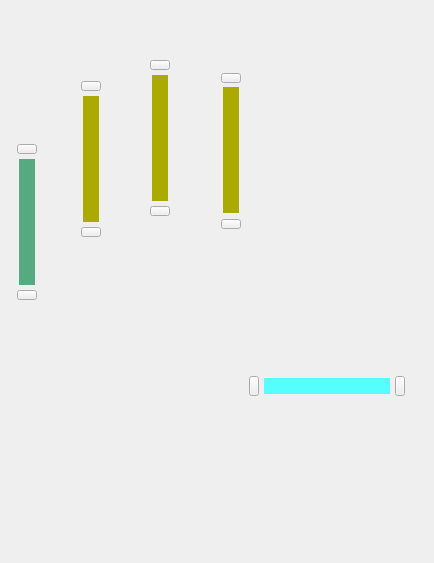
<?xml version="1.0" encoding="UTF-8"?>
<ui version="4.0">
 <class>CHandScopeWidget</class>
 <widget class="QWidget" name="CHandScopeWidget">
  <property name="geometry">
   <rect>
    <x>0</x>
    <y>0</y>
    <width>434</width>
    <height>563</height>
   </rect>
  </property>
  <property name="minimumSize">
   <size>
    <width>434</width>
    <height>563</height>
   </size>
  </property>
  <property name="windowTitle">
   <string>Form</string>
  </property>
  <widget class="QStackedWidget" name="stackedWidget">
   <property name="geometry">
    <rect>
     <x>0</x>
     <y>0</y>
     <width>434</width>
     <height>563</height>
    </rect>
   </property>
   <property name="currentIndex">
    <number>0</number>
   </property>
   <widget class="QWidget" name="leftHand_Page">
    <widget class="QGroupBox" name="left_GroupBox">
     <property name="geometry">
      <rect>
       <x>0</x>
       <y>0</y>
       <width>434</width>
       <height>563</height>
      </rect>
     </property>
     <property name="styleSheet">
      <string notr="true">#left_GroupBox{border:none;}
#left_GroupBox{border-image: url(:/new/prefix1/source/left.png);}
</string>
     </property>
     <property name="title">
      <string/>
     </property>
     <widget class="CProcessBar" name="finger4L_Widget" native="true">
      <property name="geometry">
       <rect>
        <x>19</x>
        <y>159</y>
        <width>16</width>
        <height>126</height>
       </rect>
      </property>
      <property name="styleSheet">
       <string notr="true">background-color: rgb(85, 170, 127);</string>
      </property>
     </widget>
     <widget class="CProcessBar" name="finger3L_Widget" native="true">
      <property name="geometry">
       <rect>
        <x>83</x>
        <y>96</y>
        <width>16</width>
        <height>126</height>
       </rect>
      </property>
      <property name="styleSheet">
       <string notr="true">background-color: rgb(170, 170, 0);</string>
      </property>
     </widget>
     <widget class="CProcessBar" name="finger2L_Widget" native="true">
      <property name="geometry">
       <rect>
        <x>152</x>
        <y>75</y>
        <width>16</width>
        <height>126</height>
       </rect>
      </property>
      <property name="styleSheet">
       <string notr="true">background-color: rgb(170, 170, 0);</string>
      </property>
     </widget>
     <widget class="CProcessBar" name="finger1L_Widget" native="true">
      <property name="geometry">
       <rect>
        <x>223</x>
        <y>87</y>
        <width>16</width>
        <height>126</height>
       </rect>
      </property>
      <property name="styleSheet">
       <string notr="true">background-color: rgb(170, 170, 0);</string>
      </property>
     </widget>
     <widget class="CProcessBar" name="finger0L_Widget" native="true">
      <property name="geometry">
       <rect>
        <x>264</x>
        <y>378</y>
        <width>126</width>
        <height>16</height>
       </rect>
      </property>
      <property name="styleSheet">
       <string notr="true">background-color: rgb(85, 255, 255);</string>
      </property>
     </widget>
     <widget class="QPushButton" name="LUp4_Btn">
      <property name="geometry">
       <rect>
        <x>17</x>
        <y>144</y>
        <width>20</width>
        <height>10</height>
       </rect>
      </property>
      <property name="styleSheet">
       <string notr="true">QPushButton{border-image: url(:/new/prefix1/source/buttons/generalButton/arrows/up.png);}
QPushButton:hover{border-image: url(:/new/prefix1/source/buttons/generalButton/arrows/upHover.png);}</string>
      </property>
      <property name="text">
       <string/>
      </property>
      <property name="autoRepeat">
       <bool>true</bool>
      </property>
     </widget>
     <widget class="QPushButton" name="LUp3_Btn">
      <property name="geometry">
       <rect>
        <x>81</x>
        <y>81</y>
        <width>20</width>
        <height>10</height>
       </rect>
      </property>
      <property name="styleSheet">
       <string notr="true">QPushButton{border-image: url(:/new/prefix1/source/buttons/generalButton/arrows/up.png);}
QPushButton:hover{border-image: url(:/new/prefix1/source/buttons/generalButton/arrows/upHover.png);}</string>
      </property>
      <property name="text">
       <string/>
      </property>
      <property name="autoRepeat">
       <bool>true</bool>
      </property>
     </widget>
     <widget class="QPushButton" name="LUp2_Btn">
      <property name="geometry">
       <rect>
        <x>150</x>
        <y>60</y>
        <width>20</width>
        <height>10</height>
       </rect>
      </property>
      <property name="styleSheet">
       <string notr="true">QPushButton{border-image: url(:/new/prefix1/source/buttons/generalButton/arrows/up.png);}
QPushButton:hover{border-image: url(:/new/prefix1/source/buttons/generalButton/arrows/upHover.png);}</string>
      </property>
      <property name="text">
       <string/>
      </property>
      <property name="autoRepeat">
       <bool>true</bool>
      </property>
     </widget>
     <widget class="QPushButton" name="LUp1_Btn">
      <property name="geometry">
       <rect>
        <x>221</x>
        <y>73</y>
        <width>20</width>
        <height>10</height>
       </rect>
      </property>
      <property name="styleSheet">
       <string notr="true">QPushButton{border-image: url(:/new/prefix1/source/buttons/generalButton/arrows/up.png);}
QPushButton:hover{border-image: url(:/new/prefix1/source/buttons/generalButton/arrows/upHover.png);}</string>
      </property>
      <property name="text">
       <string/>
      </property>
      <property name="autoRepeat">
       <bool>true</bool>
      </property>
     </widget>
     <widget class="QPushButton" name="LDown4_Btn">
      <property name="geometry">
       <rect>
        <x>17</x>
        <y>290</y>
        <width>20</width>
        <height>10</height>
       </rect>
      </property>
      <property name="styleSheet">
       <string notr="true">QPushButton{border-image: url(:/new/prefix1/source/buttons/generalButton/arrows/down.png);}
QPushButton:hover{border-image: url(:/new/prefix1/source/buttons/generalButton/arrows/downHover.png);}</string>
      </property>
      <property name="text">
       <string/>
      </property>
      <property name="autoRepeat">
       <bool>true</bool>
      </property>
     </widget>
     <widget class="QPushButton" name="LDown3_Btn">
      <property name="geometry">
       <rect>
        <x>81</x>
        <y>227</y>
        <width>20</width>
        <height>10</height>
       </rect>
      </property>
      <property name="styleSheet">
       <string notr="true">QPushButton{border-image: url(:/new/prefix1/source/buttons/generalButton/arrows/down.png);}
QPushButton:hover{border-image: url(:/new/prefix1/source/buttons/generalButton/arrows/downHover.png);}</string>
      </property>
      <property name="text">
       <string/>
      </property>
      <property name="autoRepeat">
       <bool>true</bool>
      </property>
     </widget>
     <widget class="QPushButton" name="LDown2_Btn">
      <property name="geometry">
       <rect>
        <x>150</x>
        <y>206</y>
        <width>20</width>
        <height>10</height>
       </rect>
      </property>
      <property name="styleSheet">
       <string notr="true">QPushButton{border-image: url(:/new/prefix1/source/buttons/generalButton/arrows/down.png);}
QPushButton:hover{border-image: url(:/new/prefix1/source/buttons/generalButton/arrows/downHover.png);}</string>
      </property>
      <property name="text">
       <string/>
      </property>
      <property name="autoRepeat">
       <bool>true</bool>
      </property>
     </widget>
     <widget class="QPushButton" name="LDown1_Btn">
      <property name="geometry">
       <rect>
        <x>221</x>
        <y>219</y>
        <width>20</width>
        <height>10</height>
       </rect>
      </property>
      <property name="styleSheet">
       <string notr="true">QPushButton{border-image: url(:/new/prefix1/source/buttons/generalButton/arrows/down.png);}
QPushButton:hover{border-image: url(:/new/prefix1/source/buttons/generalButton/arrows/downHover.png);}</string>
      </property>
      <property name="text">
       <string/>
      </property>
      <property name="autoRepeat">
       <bool>true</bool>
      </property>
     </widget>
     <widget class="QPushButton" name="LLeft0_Btn">
      <property name="geometry">
       <rect>
        <x>249</x>
        <y>376</y>
        <width>10</width>
        <height>20</height>
       </rect>
      </property>
      <property name="styleSheet">
       <string notr="true">QPushButton{border-image: url(:/new/prefix1/source/buttons/generalButton/arrows/left.png);}
QPushButton:hover{border-image: url(:/new/prefix1/source/buttons/generalButton/arrows/leftHover.png);}</string>
      </property>
      <property name="text">
       <string/>
      </property>
      <property name="autoRepeat">
       <bool>true</bool>
      </property>
     </widget>
     <widget class="QPushButton" name="LRight0_Btn">
      <property name="geometry">
       <rect>
        <x>395</x>
        <y>376</y>
        <width>10</width>
        <height>20</height>
       </rect>
      </property>
      <property name="styleSheet">
       <string notr="true">QPushButton{border-image: url(:/new/prefix1/source/buttons/generalButton/arrows/right.png);}
QPushButton:hover{border-image: url(:/new/prefix1/source/buttons/generalButton/arrows/rightHover.png);}</string>
      </property>
      <property name="text">
       <string/>
      </property>
      <property name="autoRepeat">
       <bool>true</bool>
      </property>
     </widget>
    </widget>
   </widget>
   <widget class="QWidget" name="rightHand_Page">
    <widget class="QGroupBox" name="right_GroupBox">
     <property name="geometry">
      <rect>
       <x>0</x>
       <y>0</y>
       <width>434</width>
       <height>563</height>
      </rect>
     </property>
     <property name="styleSheet">
      <string notr="true">QGroupBox{border:none;}
QGroupBox{border-image: url(:/new/prefix1/source/right.png);}</string>
     </property>
     <property name="title">
      <string/>
     </property>
     <widget class="CProcessBar" name="finger1R_Widget" native="true">
      <property name="geometry">
       <rect>
        <x>195</x>
        <y>88</y>
        <width>16</width>
        <height>126</height>
       </rect>
      </property>
      <property name="styleSheet">
       <string notr="true">background-color: rgb(170, 170, 0);</string>
      </property>
     </widget>
     <widget class="CProcessBar" name="finger2R_Widget" native="true">
      <property name="geometry">
       <rect>
        <x>266</x>
        <y>75</y>
        <width>16</width>
        <height>126</height>
       </rect>
      </property>
      <property name="styleSheet">
       <string notr="true">background-color: rgb(170, 170, 0);</string>
      </property>
     </widget>
     <widget class="CProcessBar" name="finger3R_Widget" native="true">
      <property name="geometry">
       <rect>
        <x>335</x>
        <y>96</y>
        <width>16</width>
        <height>126</height>
       </rect>
      </property>
      <property name="styleSheet">
       <string notr="true">background-color: rgb(170, 170, 0);</string>
      </property>
     </widget>
     <widget class="CProcessBar" name="finger4R_Widget" native="true">
      <property name="geometry">
       <rect>
        <x>399</x>
        <y>159</y>
        <width>16</width>
        <height>126</height>
       </rect>
      </property>
      <property name="styleSheet">
       <string notr="true">background-color: rgb(170, 170, 0);</string>
      </property>
     </widget>
     <widget class="CProcessBar" name="finger0R_Widget" native="true">
      <property name="geometry">
       <rect>
        <x>44</x>
        <y>378</y>
        <width>126</width>
        <height>16</height>
       </rect>
      </property>
      <property name="styleSheet">
       <string notr="true">background-color: rgb(85, 255, 255);</string>
      </property>
     </widget>
     <widget class="QPushButton" name="RDown2_Btn">
      <property name="geometry">
       <rect>
        <x>264</x>
        <y>206</y>
        <width>20</width>
        <height>10</height>
       </rect>
      </property>
      <property name="styleSheet">
       <string notr="true">QPushButton{border-image: url(:/new/prefix1/source/buttons/generalButton/arrows/down.png);}
QPushButton:hover{border-image: url(:/new/prefix1/source/buttons/generalButton/arrows/downHover.png);}</string>
      </property>
      <property name="text">
       <string/>
      </property>
      <property name="autoRepeat">
       <bool>true</bool>
      </property>
     </widget>
     <widget class="QPushButton" name="RUp3_Btn">
      <property name="geometry">
       <rect>
        <x>333</x>
        <y>81</y>
        <width>20</width>
        <height>10</height>
       </rect>
      </property>
      <property name="styleSheet">
       <string notr="true">QPushButton{border-image: url(:/new/prefix1/source/buttons/generalButton/arrows/up.png);}
QPushButton:hover{border-image: url(:/new/prefix1/source/buttons/generalButton/arrows/upHover.png);}</string>
      </property>
      <property name="text">
       <string/>
      </property>
      <property name="autoRepeat">
       <bool>true</bool>
      </property>
     </widget>
     <widget class="QPushButton" name="RUp2_Btn">
      <property name="geometry">
       <rect>
        <x>264</x>
        <y>60</y>
        <width>20</width>
        <height>10</height>
       </rect>
      </property>
      <property name="styleSheet">
       <string notr="true">QPushButton{border-image: url(:/new/prefix1/source/buttons/generalButton/arrows/up.png);}
QPushButton:hover{border-image: url(:/new/prefix1/source/buttons/generalButton/arrows/upHover.png);}</string>
      </property>
      <property name="text">
       <string/>
      </property>
      <property name="autoRepeat">
       <bool>true</bool>
      </property>
     </widget>
     <widget class="QPushButton" name="RDown4_Btn">
      <property name="geometry">
       <rect>
        <x>397</x>
        <y>290</y>
        <width>20</width>
        <height>10</height>
       </rect>
      </property>
      <property name="styleSheet">
       <string notr="true">QPushButton{border-image: url(:/new/prefix1/source/buttons/generalButton/arrows/down.png);}
QPushButton:hover{border-image: url(:/new/prefix1/source/buttons/generalButton/arrows/downHover.png);}</string>
      </property>
      <property name="text">
       <string/>
      </property>
      <property name="autoRepeat">
       <bool>true</bool>
      </property>
     </widget>
     <widget class="QPushButton" name="RDown1_Btn">
      <property name="geometry">
       <rect>
        <x>193</x>
        <y>219</y>
        <width>20</width>
        <height>10</height>
       </rect>
      </property>
      <property name="styleSheet">
       <string notr="true">QPushButton{border-image: url(:/new/prefix1/source/buttons/generalButton/arrows/down.png);}
QPushButton:hover{border-image: url(:/new/prefix1/source/buttons/generalButton/arrows/downHover.png);}</string>
      </property>
      <property name="text">
       <string/>
      </property>
      <property name="autoRepeat">
       <bool>true</bool>
      </property>
     </widget>
     <widget class="QPushButton" name="RDown3_Btn">
      <property name="geometry">
       <rect>
        <x>333</x>
        <y>227</y>
        <width>20</width>
        <height>10</height>
       </rect>
      </property>
      <property name="styleSheet">
       <string notr="true">QPushButton{border-image: url(:/new/prefix1/source/buttons/generalButton/arrows/down.png);}
QPushButton:hover{border-image: url(:/new/prefix1/source/buttons/generalButton/arrows/downHover.png);}</string>
      </property>
      <property name="text">
       <string/>
      </property>
      <property name="autoRepeat">
       <bool>true</bool>
      </property>
     </widget>
     <widget class="QPushButton" name="RUp1_Btn">
      <property name="geometry">
       <rect>
        <x>193</x>
        <y>73</y>
        <width>20</width>
        <height>10</height>
       </rect>
      </property>
      <property name="styleSheet">
       <string notr="true">QPushButton{border-image: url(:/new/prefix1/source/buttons/generalButton/arrows/up.png);}
QPushButton:hover{border-image: url(:/new/prefix1/source/buttons/generalButton/arrows/upHover.png);}</string>
      </property>
      <property name="text">
       <string/>
      </property>
      <property name="autoRepeat">
       <bool>true</bool>
      </property>
     </widget>
     <widget class="QPushButton" name="RUp4_Btn">
      <property name="geometry">
       <rect>
        <x>397</x>
        <y>144</y>
        <width>20</width>
        <height>10</height>
       </rect>
      </property>
      <property name="styleSheet">
       <string notr="true">QPushButton{border-image: url(:/new/prefix1/source/buttons/generalButton/arrows/up.png);}
QPushButton:hover{border-image: url(:/new/prefix1/source/buttons/generalButton/arrows/upHover.png);}</string>
      </property>
      <property name="text">
       <string/>
      </property>
      <property name="autoRepeat">
       <bool>true</bool>
      </property>
     </widget>
     <widget class="QPushButton" name="RRight0_Btn">
      <property name="geometry">
       <rect>
        <x>175</x>
        <y>376</y>
        <width>10</width>
        <height>20</height>
       </rect>
      </property>
      <property name="styleSheet">
       <string notr="true">QPushButton{border-image: url(:/new/prefix1/source/buttons/generalButton/arrows/right.png);}
QPushButton:hover{border-image: url(:/new/prefix1/source/buttons/generalButton/arrows/rightHover.png);}</string>
      </property>
      <property name="text">
       <string/>
      </property>
      <property name="autoRepeat">
       <bool>true</bool>
      </property>
     </widget>
     <widget class="QPushButton" name="RLeft0_Btn">
      <property name="geometry">
       <rect>
        <x>29</x>
        <y>376</y>
        <width>10</width>
        <height>20</height>
       </rect>
      </property>
      <property name="styleSheet">
       <string notr="true">QPushButton{border-image: url(:/new/prefix1/source/buttons/generalButton/arrows/left.png);}
QPushButton:hover{border-image: url(:/new/prefix1/source/buttons/generalButton/arrows/leftHover.png);}</string>
      </property>
      <property name="text">
       <string/>
      </property>
      <property name="autoRepeat">
       <bool>true</bool>
      </property>
     </widget>
    </widget>
   </widget>
  </widget>
 </widget>
 <customwidgets>
  <customwidget>
   <class>CProcessBar</class>
   <extends>QWidget</extends>
   <header>cprocessbar.h</header>
   <container>1</container>
  </customwidget>
 </customwidgets>
 <resources/>
 <connections/>
</ui>
